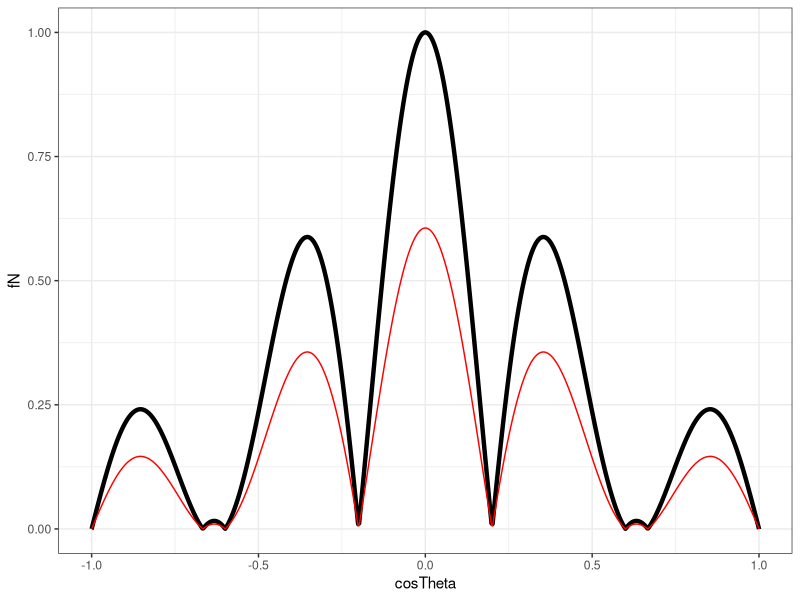

This chart was generated by the following R code:
library(ggplot2)

LBandFreq  = 1.5e9 # Hz
SBandFreq  = 3e9 # Hz
XBandFreq  = 10e9 # Hz
KuBandFreq = 15e9 # Hz

c = 3e8 # m/s

lambda = c / LBandFreq
#lambda = 0.1

i = 2
N = 4*i
b0 = pi/2
k = (2*pi)/lambda
d = lambda/2


psi = function(theta, alpha, k, d) {
  if(length(alpha) == 1) alpha = rep(alpha, length(theta))
  
  if(length(theta) != length(alpha)) {
    cat('The theta and the alpha arrays are not of the same length\n')
    return(NA)
  }
  
  ret = k*d*cos(theta) + alpha
  return(ret)
}

f = function(theta, alpha, k, d, n, c) {
  if(length(alpha) == 1) alpha = rep(alpha, n)
  if(length(alpha) != n) {
    cat('The stearing phase is not the same length as the number of elements\n')
    return(NA)
  }
  
  p = sapply(1:n, FUN = function(x) psi(theta, alpha[x], k, d)) 
#  p = psi(theta, alpha, k, d)
  p = matrix(p, ncol = length(theta), byrow = TRUE)
  i = complex(imaginary = 1)
  ns = (1:n)-1
  ns = matrix(rep(ns, length(theta)), ncol = length(theta), byrow = FALSE)
  cs = matrix(rep(c, length(theta)), ncol = length(theta), byrow = FALSE)
  terms = cs*exp(ns*i*p)
  ret = colSums(terms)  
  ret = Re(sqrt(ret * Conj(ret)))
  return(ret)
}

f_ana = function(theta, alpha, k, d, n, c) {
  p = psi(theta, alpha, k, d)
  A = sin(n*p/2)
  B = sin((n*p/2)*(5/8))
  C = sin((n*p/2)*(3/8))
  ret = sqrt((1/(sin(p/2)*sin(p/2)))*((A*A)+(B*B)+(C*C) - (2*A*B*cos((n*p/2)*(3/8))) + (2*A*C*cos((n*p/2)*(5/8))) - (2*B*C*cos((n*p/2)*(2/8)))))
  ret = ret*(1/((n/8)*sqrt(98)))
  return(ret)
}

f_ana2 = function(theta, alpha, k, d, n, c) {
  i = complex(imaginary = 1)
  p = psi(theta, alpha, k, d)
  A = sin(n*p/2)
  B = sin((n*p/2)*(5/8))
  C = sin((n*p/2)*(3/8))
  D = sin(p/2)
  
  ret = (exp(i*(n-1)*p/2)*(A/D)) - (exp(i*((5*n/8)-1)*p/2)*(B/D)) + (exp(i*((3*n/8)-1)*p/2)*(C/D))
#  ret = (exp(i*(n-1)*p/2)*(A/D))
  ret = (1/((n/8)*sqrt(98)))*Re(sqrt(ret*Conj(ret)))
  
  return(ret)
}

C = rep(1, N)
# Remove center quarter elements
lo = (3*N)/8
hi = (5*N)/8
C[c(4,5)] = 0

alpha = k*d*(1 - ((2*b0)/pi))
alpha = rep(alpha, N)
#alpha[seq(1,N, by = 2)] = 2

theta = seq(0, pi, length.out = 1000)
res = f(theta, alpha, k, d, N, C)
#res = f_ana(theta, alpha[1], k, d, N, C)
resNorm = res / max(res)
res2 = f_ana(theta, alpha[1], k, d, N, C)
res2Norm = res2
#res2Norm = res2 / max(res2)

pdata = data.frame(theta = theta, cosTheta = cos(theta), sinTheta = sin(theta), psi = psi(theta, alpha, k, d), f = res, fN = resNorm, f2 = res2, fN2 = res2Norm)
rp = ggplot(pdata) + theme_bw() +
  geom_line(aes(x = cosTheta, y = fN), size = 1.5) +
  geom_line(aes(x = cosTheta, y = fN2), color = 'red')
rp




